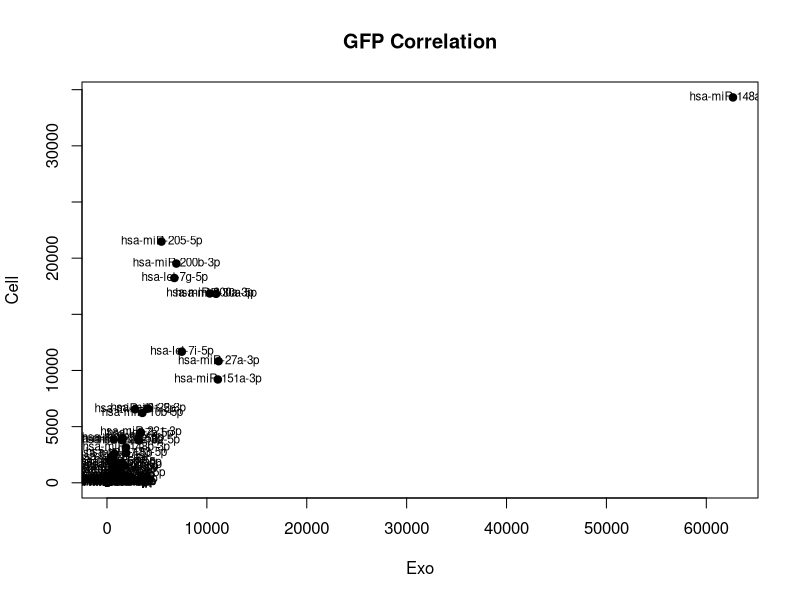
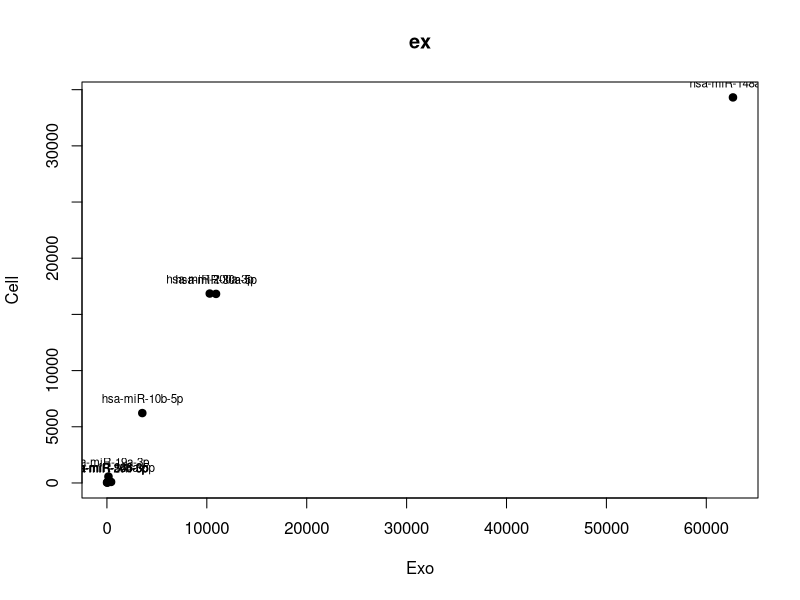

Write R code to recreate these figures, in order. (Note: this script raises an error after producing the figures.)
rd<- read.csv("miRNA_analysis_kerry.csv", header=TRUE, row.names= 1)
rawdata<- rd[c(1:3, 5, 6, 8)]
rdPellet<- read.delim("miRNA_raw_counts_CORRECT_NAMES.txt", header=TRUE, row.names=1)
Pellet<- rdPellet[c(31:42)]
Pellet<- Pellet[c(2, 6, 10, 1, 5, 9)]
name<- intersect(rownames(Pellet), rownames(rawdata))
data<- Pellet[cbind(name), ]
dataPellet<- data[order(rownames(data)), ]
rawdata<- rawdata[cbind(name), ]
rawdata<- rawdata[order(rownames(data)), ]
fullset<- cbind(rawdata, dataPellet)
rf<- as.data.frame(rowMeans(rawdata[4:6]))
rg<- as.data.frame(rowMeans(dataPellet[4:6]))
Fullmeans<- as.data.frame(c(rf, rg))
rownames(Fullmeans)<- rownames(rf)
plot(rf$`rowMeans(rawdata[4:6])`, rg$`rowMeans(dataPellet[4:6])`, main="GFP Correlation", xlab="Exo", ylab="Cell", pch=19)
text(rf$`rowMeans(rawdata[4:6])`, rg$`rowMeans(dataPellet[4:6])`, label=rownames(rf), cex= 0.7)
#making normalised data
subsetCell<- as.data.frame(rg[cbind("hsa-miR-363-3p", "hsa-miR-20b-5p", "hsa-miR-19a-3p", "hsa-miR-148a-3p", "hsa-miR-574-3p", "hsa-miR-146a-5p", "hsa-miR-30a-5p", "hsa-miR-10b-5p", "hsa-miR-200a-3p"),])
rownames(subsetCell)<- c("hsa-miR-363-3p", "hsa-miR-20b-5p", "hsa-miR-19a-3p", "hsa-miR-148a-3p", "hsa-miR-574-3p", "hsa-miR-146a-5p", "hsa-miR-30a-5p", "hsa-miR-10b-5p", "hsa-miR-200a-3p")
subsetExo<- as.data.frame(rf[cbind("hsa-miR-363-3p", "hsa-miR-20b-5p", "hsa-miR-19a-3p", "hsa-miR-148a-3p", "hsa-miR-574-3p", "hsa-miR-146a-5p", "hsa-miR-30a-5p", "hsa-miR-10b-5p", "hsa-miR-200a-3p"),])
rownames(subsetExo)<- c("hsa-miR-363-3p", "hsa-miR-20b-5p", "hsa-miR-19a-3p", "hsa-miR-148a-3p", "hsa-miR-574-3p", "hsa-miR-146a-5p", "hsa-miR-30a-5p", "hsa-miR-10b-5p", "hsa-miR-200a-3p")
p<- plot(subsetExo$`rf[cbind("hsa-miR-363-3p", "hsa-miR-20b-5p", "hsa-miR-19a-3p", "hsa-miR-148a-3p", "hsa-miR-574-3p", "hsa-miR-146a-5p", "hsa-miR-30a-5p", "hsa-miR-10b-5p", "hsa-miR-200a-3p"), ]`, subsetCell$`rg[cbind("hsa-miR-363-3p", "hsa-miR-20b-5p", "hsa-miR-19a-3p", "hsa-miR-148a-3p", "hsa-miR-574-3p", "hsa-miR-146a-5p", "hsa-miR-30a-5p", "hsa-miR-10b-5p", "hsa-miR-200a-3p"), ]`, main="ex", xlab="Exo", ylab="Cell", pch=19)
text(subsetExo$`rf[cbind("hsa-miR-363-3p", "hsa-miR-20b-5p", "hsa-miR-19a-3p", "hsa-miR-148a-3p", "hsa-miR-574-3p", "hsa-miR-146a-5p", "hsa-miR-30a-5p", "hsa-miR-10b-5p", "hsa-miR-200a-3p"), ]`, subsetCell$`rg[cbind("hsa-miR-363-3p", "hsa-miR-20b-5p", "hsa-miR-19a-3p", "hsa-miR-148a-3p", "hsa-miR-574-3p", "hsa-miR-146a-5p", "hsa-miR-30a-5p", "hsa-miR-10b-5p", "hsa-miR-200a-3p"), ]`, labels=rownames(subsetExo), cex=0.7, pos=3)
p + geom_label_repel()
reg1<- lm(rg$`rowMeans(dataPellet[4:6])`~rf$`rowMeans(rawdata[4:6])`-1)
abline(reg1)
textplot(rf[imp, 1], rg[imp, 1], imp)
library(ggrepel)
imp<- c("hsa-miR-363-3p", "hsa-miR-20b-5p", "hsa-miR-19a-3p", "hsa-miR-148a-3p", "hsa-miR-574-3p", "hsa-miR-146a-5p", "hsa-miR-30a-5p", "hsa-miR-10b-5p", "hsa-miR-200a-3p")
text(rf[imp,], rg[imp,], labels=imp)
#####Attempting to do FC correlation plots
Cell<-read.csv("CELLcavin1VGFP.csv", header= TRUE, row.names= 1)
Exo<- read.csv("EXOcavin1VGFP.csv", header= TRUE, row.names= 1)
name<- intersect(rownames(Cell), rownames(Exo))
data<- Cell[cbind(name), ]
CellD<- data[order(rownames(data)), ]
ExoD<- Exo[name,]
ExoD<- ExoD[order(rownames(ExoD)), ]
plot(CellD$log2FoldChange, ExoD$log2FoldChange, main= "MicroRNA expression FC between GFP and Cavin-1", xlab="CELL", ylab= "EXO", pch=19, xlim=c(-3.1, 1.5), ylim=c(-3.1, 1.5))
reg1<- lm(CellD$log2FoldChange~ExoD$log2FoldChange)
abline(reg1)
textplot(CellD[imp, "log2FoldChange"], ExoD[imp, "log2FoldChange"], imp, ylim=c(-3.5, 1.5), xlim= c(-3.5, 1.5))

#tring to get the labels to repel
install.packages(c("wordcloud","tm"),repos="http://cran.r-project.org")
library(wordcloud)
library(tm)
